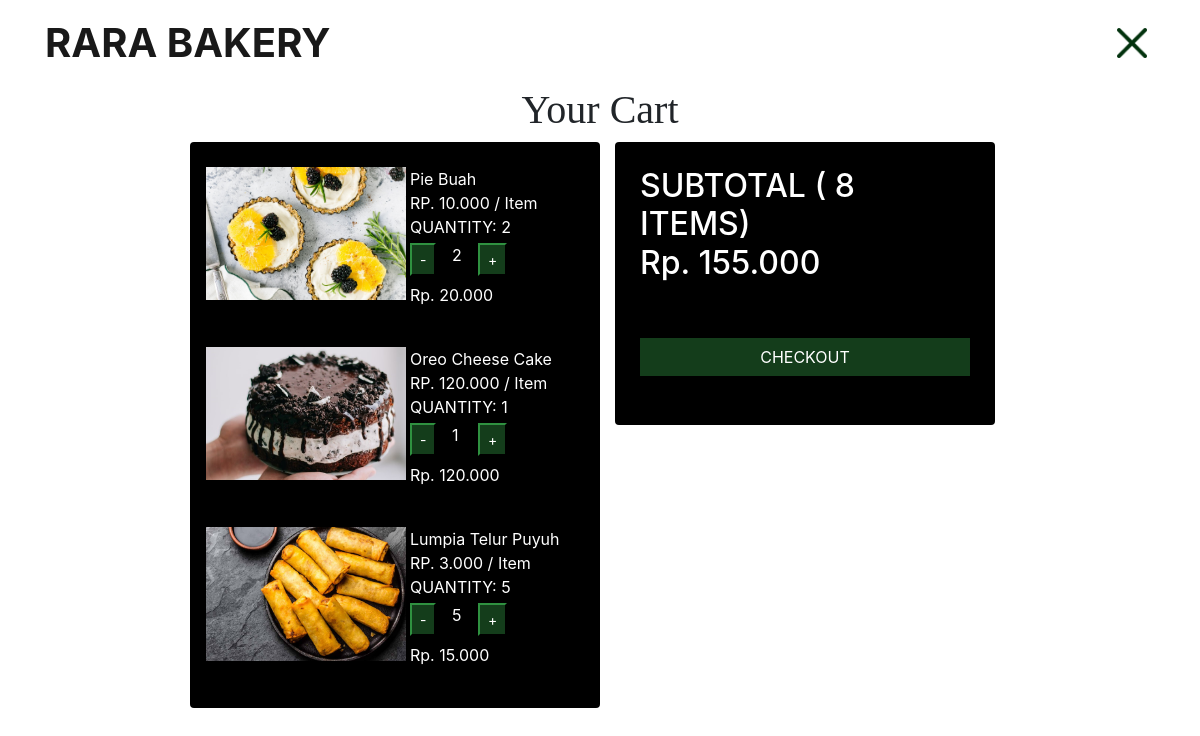
Screenshot of /cart.php (signed in) with the database file from the repository.
### tables this page shows
CREATE TABLE `product` (
  `id` int(5) NOT NULL,
  `name` varchar(50) NOT NULL,
  `description` varchar(500) NOT NULL,
  `price` int(6) NOT NULL,
  `foto` varchar(225) NOT NULL,
  `category` varchar(100) NOT NULL
);

CREATE TABLE `cart` (
  `id` int(10) NOT NULL,
  `id_user` int(10) NOT NULL,
  `id_product` int(10) NOT NULL,
  `jumlah` int(100) NOT NULL
);

### cart.php (the view, shortened to what this page needs)
<!DOCTYPE html>
<html>
<head>
	<link rel="stylesheet" type="text/css" href="bootstrap/css/bootstrap.css">
	<link rel="stylesheet" type="text/css" href="bootstrap/js/bootstrap.js">
    <link rel="stylesheet" type="text/css" href="style.css">
</head>
<body>
	 <nav class="navbar navbar-expand-lg navbar-light  " id="mainNav">
            <div class="container">
                <a class="navbar-brand js-scroll-trigger font-weight-bold" href="#page-top" style="font-size: 40px;">RARA BAKERY</a>
                <div class="collapse navbar-collapse" id="navbarResponsive">
                    <ul class="navbar-nav ml-auto">
                        <li class="nav-item"><a class="nav-link js-scroll-trigger " href="menu.php?all='all'"><img src="assets/icons/close.png" style="width: 30px;"></a></li>
                    </ul>
                </div>
            </div>
        </nav>
     <h1 class="text-center" style="font-family: times;">Your Cart</h1>
	<div class="row">
   		 		<div class="col-md-2"></div>
   		 		<div class="col-md-4 card text-white pb-4" style="background-color: #000000;">
	<?php
	include "koneksi.php";
		$email = $_SESSION['email'];
		$subtotal=0;
    $jumlahitem = 0;
		 if(!empty($_SESSION['email']))
   	 	{
		 $query = mysqli_query($konek, "SELECT * FROM user where email='$email'");
       	 while($data2=mysqli_fetch_array($query)){
       	 $id_user=$data2['id'];
       	 }
    	}
		  	$data = mysqli_query($konek,"select * from cart where id_user='$id_user'");
   		 	while($d = mysqli_fetch_array($data)){
   		 	$id_product = $d['id_product'];
   		 	$dataa = mysqli_query($konek,"select * from product where id='$id_product'");
   			while($a = mysqli_fetch_array($dataa)){
   		 	?>
   		 			<div class="row mt-4 ">
   		 				<div class="col-md-6"><img style="width: 200px;" src="gambarupload/<?php echo $a['foto']; ?>"  alt="..."></div>
   		 				<div class="col-md-6">
   		 					<p class="mb-0"><?php echo $a['name'];?></p>
   		 					<p class="mb-0">RP. <?php  echo number_format($a['price'], 0, ".", ".");?> / Item</p>
   		 					<p class="mb-0"> QUANTITY: <?php echo $d['jumlah'];?></p>
   		 					<div class="row mt-1">
   		 						<div class="col-md-2">
   		 							<form action="cartProsess.php" method="POST">
		   		 						<button type="submit" name="submit" class="btn-sm btn-armyy">-</button>
		   		 					</form></div>
   		 						<div class="col-md-2"><p class="text-white ml-2"><?php echo $d['jumlah'];?></p></div>
   		 						<div class="col-md-2">
   		 							<form action="cartProsess.php" method="POST">
		   		 						<button type="submit" name="submit" class="btn-sm btn-armyy"> + </button>
		   		 					</form>
   		 						</div>
   		 					</div>
   		 					<p> Rp. <?php $totalperitem =  $d['jumlah']*$a['price']; echo number_format($totalperitem, 0, ".", ".");?> </p>
   		 				</div>
   		 			</div>
    	<?php
          $jumlahitem = $jumlahitem + $d['jumlah'];
   		   $subtotal = $subtotal+ $totalperitem; }}
	   ?>
   		</div>
   		 	<div class="col-md-4 text-white">
   		 		<div class="card px-4"  style="background-color: #000000;">
   		 			<h2 class="mt-4">SUBTOTAL ( <?php echo $jumlahitem; ?> ITEMS) <br> Rp. <?php echo number_format($subtotal, 0, ".", "."); ?></h2>
   		 		  <?php if ($subtotal == 0 ) {
              echo "<h3 class='mt-4'>CART IS EMPTY</h3>";
              echo " <a href='menu.php?all=all' class='btn btn-armyy mb-5 mt-4'> CONTINUE SHOPPING</a>";
            }else{ ?>
              <a href="checkout.php" class='btn btn-armyy mb-5 mt-5'> CHECKOUT</a>
          <?php  } ?>
   		 		</div>
   		 		</div>
   		 	<div class="col-md-2"></div>
   		</div>
   			<br>
</body>
</html>

### style.css (style rules this page uses)
.btn-armyy { color: #ffffff; background-color: #143d1b; border-color: #143d1b; border-radius: 0px; }

### rows the page displays
cart: jumlah "2", jumlah.price "20.000"
product: foto (picture), name "Pie Buah", price "10.000"
cart: jumlah "1", jumlah.price "120.000"
product: foto (picture), name "Oreo Cheese Cake", price "120.000"
cart: jumlah "5", jumlah.price "15.000"
product: foto (picture), name "Lumpia Telur Puyuh", price "3.000"

### other values shown
$jumlahitem "8"
$subtotal "155.000"
